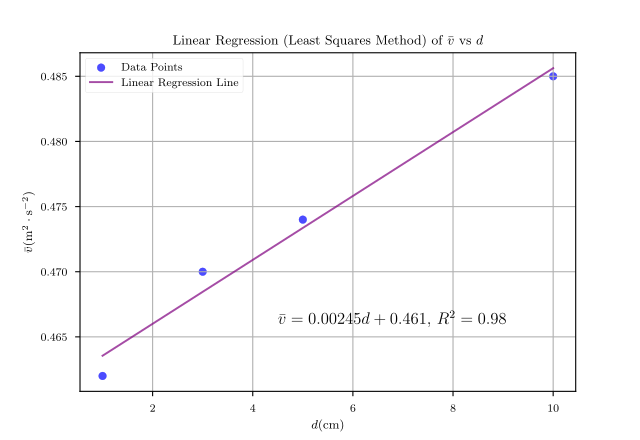

Write the Python code that produced this figure.
import numpy as np
import matplotlib.pyplot as plt
from sklearn.linear_model import LinearRegression
import matplotlib

plt.rcParams.update({
    "text.usetex": True,
    "font.family": "CMU Serif",
})
matplotlib.rcParams['mathtext.fontset'] = 'stix'
plt.style.use('seaborn-v0_8-paper')

# Data
y = np.array([0.462, 0.470, 0.474, 0.485])
x = np.array([1, 3, 5, 10]).reshape(-1, 1)

# Perform linear regression
model = LinearRegression()
model.fit(x, y)
# Get the slope and intercept of the line best fit
slope = model.coef_[0]
intercept = model.intercept_
print(f"Slope: {slope}")

# Get the R^2 value
r_squared = model.score(x, y)

# Generate predictions
y_pred = model.predict(x)

# Plotting
plt.scatter(x, y, color='blue', alpha=0.7,  label='Data Points')
plt.plot(x, y_pred, color='purple', alpha = 0.7, label='Linear Regression Line')
plt.title('Linear Regression (Least Squares Method) of $\\bar{v}$ vs $d$')
plt.ylabel('$\\bar{v} (\\mathrm{m^2 \\cdot s^{-2}})$')
plt.xlabel('$d (\\mathrm{cm})$')
plt.legend()
plt.grid()

# Add the equation of the line
plt.text(4.5, 0.4660, f"$\\bar v = {slope:.5f}d + {intercept:.3f}$, $R^2 = {r_squared:.2f}$", fontsize=12)
print(f"Slope: {slope}, Intercept: {intercept}, R^2: {r_squared}")
plt.savefig("plot7.pdf")
